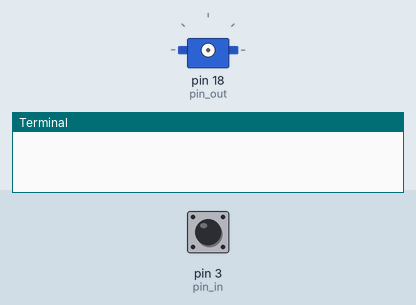
This program was run on a simulated Raspberry Pi (header pin numbers). Shown: servo, the last lines printed to the terminal. Inputs (shaded band) come from the test bench; at power-on: pin 3 (pin_in) HIGH. Servo angles are drawn from the pulse width (0.5 ms = 0°, 2.5 ms = 180°). At 14.1 s the program stops and its outputs stay as they are.

Above: at 5.0 s.
5.1 s: pin 3 (pin_in) pulled LOW for 3.2 s
At 8.8 s:
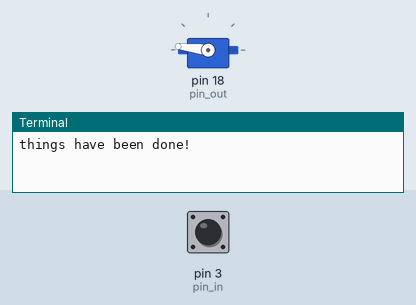
11.3 s: pin 3 (pin_in) pulled LOW for 0.15 s
At 13.4 s:
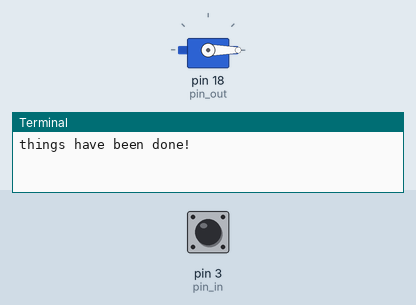
Timing chart, 0 to 14.9 s (numbered marks = the images above; inputs shaded):
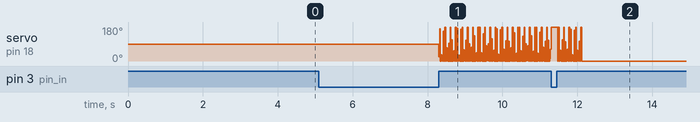

The program:

input_test.py
```python
import RPi.GPIO as GPIO
import time

GPIO.setmode(GPIO.BOARD)

pin_in = 3
pin_out = 18

GPIO.setup(pin_in, GPIO.IN)
GPIO.setup(pin_out, GPIO.OUT)


wat = 1

try:
	while wat != 0:
		if (GPIO.input(pin_in) == False):
			print("things have been done!")
			servo = GPIO.PWM(pin_out, 50)
		        servo.start(7.5)
        		runtime = 7.5
        		mod = 0.5
        		#achieving lock at 9?
        		while wat != 0:
                		if runtime > 22.5:
                        		mod = 0.975
                		if runtime < 0.5:
                        		mod = 1.025
                		runtime = runtime * mod
                		#print(runtime)
                		#servo.ChangeFrequency(100)
				if (GPIO.input(pin_in) == False):
					runtime = min(runtime * 2, 99)

				servo.ChangeDutyCycle(runtime)
				wat += 1
				if wat > 200000:
					wat = 0
        		time.sleep(2)
        		servo.stop()


		if (GPIO.input(pin_in) == True):
			GPIO.output(pin_out, False)
		#time.sleep(0.5)

except KeyboardInterrupt:
       	GPIO.cleanup()
finally:
       	GPIO.cleanup()
```
